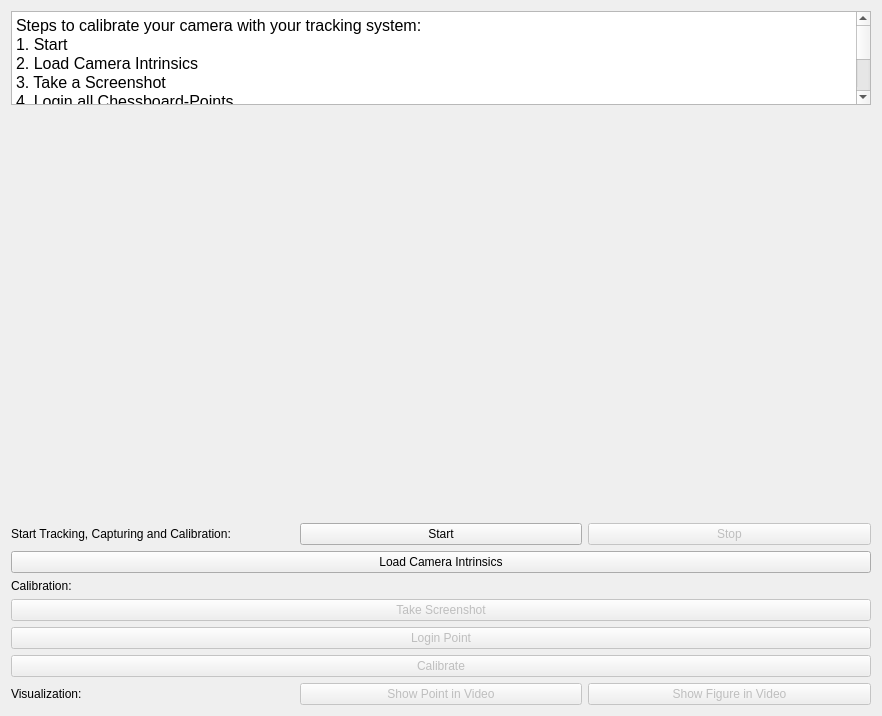
<?xml version="1.0" encoding="UTF-8"?>
<ui version="4.0">
 <class>QmitkEndoscopyCalibrationViewControls</class>
 <widget class="QWidget" name="QmitkEndoscopyCalibrationViewControls">
  <property name="geometry">
   <rect>
    <x>0</x>
    <y>0</y>
    <width>882</width>
    <height>716</height>
   </rect>
  </property>
  <property name="minimumSize">
   <size>
    <width>0</width>
    <height>0</height>
   </size>
  </property>
  <property name="windowTitle">
   <string>QmitkEndoscopyCalibration</string>
  </property>
  <layout class="QVBoxLayout" name="verticalLayout_2">
   <item>
    <layout class="QVBoxLayout" name="m_HelpText">
     <item>
      <widget class="QTextEdit" name="textEdit">
       <property name="readOnly">
        <bool>true</bool>
       </property>
       <property name="html">
        <string>&lt;!DOCTYPE HTML PUBLIC &quot;-//W3C//DTD HTML 4.0//EN&quot; &quot;http://www.w3.org/TR/REC-html40/strict.dtd&quot;&gt;
&lt;html&gt;&lt;head&gt;&lt;meta name=&quot;qrichtext&quot; content=&quot;1&quot; /&gt;&lt;style type=&quot;text/css&quot;&gt;
p, li { white-space: pre-wrap; }
&lt;/style&gt;&lt;/head&gt;&lt;body style=&quot; font-family:'MS Shell Dlg 2'; font-size:8.25pt; font-weight:400; font-style:normal;&quot;&gt;
&lt;p style=&quot; margin-top:0px; margin-bottom:0px; margin-left:0px; margin-right:0px; -qt-block-indent:0; text-indent:0px;&quot;&gt;&lt;span style=&quot; font-size:12pt;&quot;&gt;Steps to calibrate your camera with your tracking system:&lt;/span&gt;&lt;/p&gt;
&lt;p style=&quot; margin-top:0px; margin-bottom:0px; margin-left:0px; margin-right:0px; -qt-block-indent:0; text-indent:0px;&quot;&gt;&lt;span style=&quot; font-size:12pt;&quot;&gt;1. Start&lt;/span&gt;&lt;/p&gt;
&lt;p style=&quot; margin-top:0px; margin-bottom:0px; margin-left:0px; margin-right:0px; -qt-block-indent:0; text-indent:0px;&quot;&gt;&lt;span style=&quot; font-size:12pt;&quot;&gt;2. Load Camera Intrinsics&lt;/span&gt;&lt;/p&gt;
&lt;p style=&quot; margin-top:0px; margin-bottom:0px; margin-left:0px; margin-right:0px; -qt-block-indent:0; text-indent:0px;&quot;&gt;&lt;span style=&quot; font-size:12pt;&quot;&gt;3. Take a Screenshot&lt;/span&gt;&lt;/p&gt;
&lt;p style=&quot; margin-top:0px; margin-bottom:0px; margin-left:0px; margin-right:0px; -qt-block-indent:0; text-indent:0px;&quot;&gt;&lt;span style=&quot; font-size:12pt;&quot;&gt;4. Login all Chessboard-Points&lt;/span&gt;&lt;/p&gt;
&lt;p style=&quot; margin-top:0px; margin-bottom:0px; margin-left:0px; margin-right:0px; -qt-block-indent:0; text-indent:0px;&quot;&gt;&lt;span style=&quot; font-size:12pt;&quot;&gt;You can select a point by clicking it on the Chessboard-Scheme. The order of chessboard-points is based on the perspective of your camera.&lt;/span&gt;&lt;/p&gt;
&lt;p style=&quot; margin-top:0px; margin-bottom:0px; margin-left:0px; margin-right:0px; -qt-block-indent:0; text-indent:0px;&quot;&gt;&lt;span style=&quot; font-size:12pt;&quot;&gt;5. Calibrate&lt;/span&gt;&lt;/p&gt;
&lt;p style=&quot; margin-top:0px; margin-bottom:0px; margin-left:0px; margin-right:0px; -qt-block-indent:0; text-indent:0px;&quot;&gt;&lt;span style=&quot; font-size:12pt;&quot;&gt;6. Show points in Video and change position of your camera&lt;/span&gt;&lt;/p&gt;&lt;/body&gt;&lt;/html&gt;</string>
       </property>
      </widget>
     </item>
    </layout>
   </item>
   <item>
    <layout class="QVBoxLayout" name="verticalLayout">
     <item>
      <widget class="QmitkChessboardSchemeWidget" name="m_MeasurementSchemeChessboard" native="true">
       <property name="minimumSize">
        <size>
         <width>500</width>
         <height>400</height>
        </size>
       </property>
       <property name="maximumSize">
        <size>
         <width>500</width>
         <height>400</height>
        </size>
       </property>
      </widget>
     </item>
    </layout>
   </item>
   <item>
    <layout class="QVBoxLayout" name="m_TrackingToolOutputLayout">
     <item>
      <widget class="QmitkToolTrackingStatusWidget" name="m_ToolStatusWidget" native="true"/>
     </item>
    </layout>
   </item>
   <item>
    <layout class="QVBoxLayout" name="verticalLayout_7">
     <item>
      <layout class="QHBoxLayout" name="horizontalLayout_3">
       <item>
        <widget class="QLabel" name="label">
         <property name="text">
          <string>Start Tracking, Capturing and Calibration:</string>
         </property>
        </widget>
       </item>
       <item>
        <widget class="QPushButton" name="m_StartButton">
         <property name="toolTip">
          <string>start</string>
         </property>
         <property name="text">
          <string>Start</string>
         </property>
        </widget>
       </item>
       <item>
        <widget class="QPushButton" name="m_StopButton">
         <property name="enabled">
          <bool>false</bool>
         </property>
         <property name="toolTip">
          <string>stop</string>
         </property>
         <property name="text">
          <string>Stop</string>
         </property>
        </widget>
       </item>
      </layout>
     </item>
    </layout>
   </item>
   <item>
    <widget class="QPushButton" name="m_LoadIntrinsics">
     <property name="text">
      <string>Load Camera Intrinsics</string>
     </property>
    </widget>
   </item>
   <item>
    <layout class="QHBoxLayout" name="horizontalLayout">
     <item>
      <layout class="QVBoxLayout" name="verticalLayout_4">
       <item>
        <widget class="QLabel" name="label_2">
         <property name="text">
          <string>Calibration:</string>
         </property>
        </widget>
       </item>
       <item>
        <widget class="QPushButton" name="m_TakeScreenshotButton">
         <property name="enabled">
          <bool>false</bool>
         </property>
         <property name="text">
          <string>Take Screenshot</string>
         </property>
        </widget>
       </item>
       <item>
        <widget class="QPushButton" name="m_LoginPointOnChessboardButton">
         <property name="enabled">
          <bool>false</bool>
         </property>
         <property name="text">
          <string>Login Point</string>
         </property>
        </widget>
       </item>
       <item>
        <widget class="QPushButton" name="m_Calibrate">
         <property name="enabled">
          <bool>false</bool>
         </property>
         <property name="text">
          <string>Calibrate</string>
         </property>
        </widget>
       </item>
      </layout>
     </item>
    </layout>
   </item>
   <item>
    <layout class="QHBoxLayout" name="horizontalLayout_5">
     <item>
      <widget class="QLabel" name="label_3">
       <property name="text">
        <string>Visualization:</string>
       </property>
      </widget>
     </item>
     <item>
      <widget class="QPushButton" name="m_ShowPointInVideo">
       <property name="enabled">
        <bool>false</bool>
       </property>
       <property name="text">
        <string>Show Point in Video</string>
       </property>
      </widget>
     </item>
     <item>
      <widget class="QPushButton" name="m_ShowFigureInVideo">
       <property name="enabled">
        <bool>false</bool>
       </property>
       <property name="text">
        <string>Show Figure in Video</string>
       </property>
      </widget>
     </item>
    </layout>
   </item>
  </layout>
 </widget>
 <layoutdefault spacing="6" margin="11"/>
 <customwidgets>
  <customwidget>
   <class>QmitkChessboardSchemeWidget</class>
   <extends>QWidget</extends>
   <header>src/internal/QmitkChessboardSchemeWidget.h</header>
  </customwidget>
  <customwidget>
   <class>QmitkToolTrackingStatusWidget</class>
   <extends>QWidget</extends>
   <header>qmitktooltrackingstatuswidget.h</header>
  </customwidget>
 </customwidgets>
 <includes>
  <include location="local">QmitkDataStorageComboBox.h</include>
  <include location="local">QmitkToolTrackingStatusWidget.h</include>
 </includes>
 <resources/>
 <connections/>
</ui>
